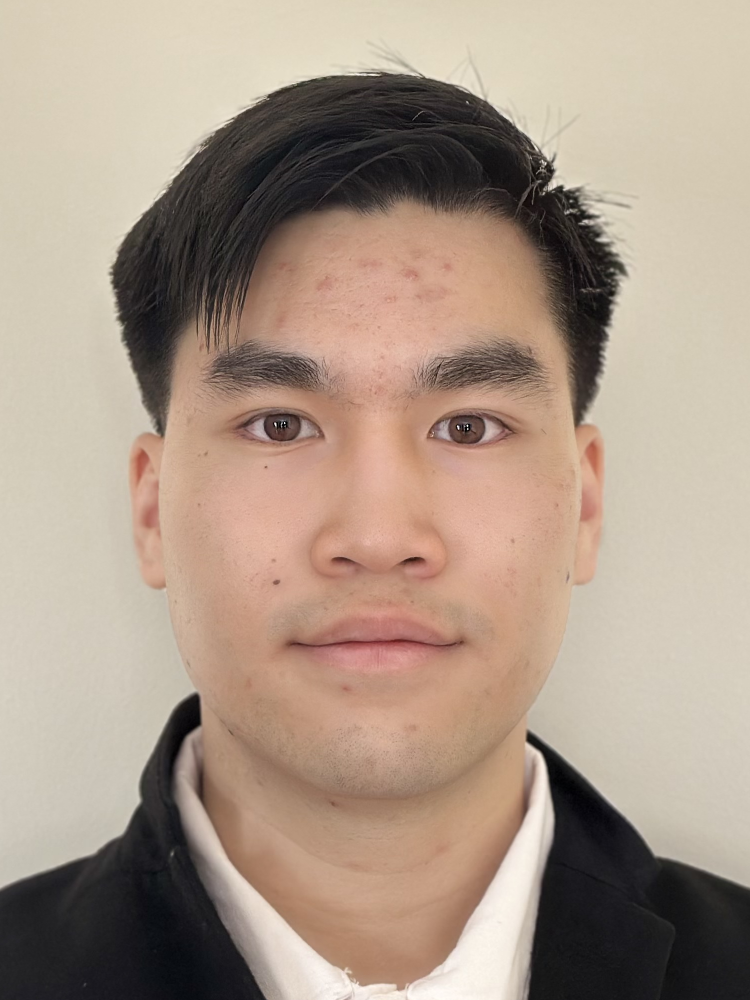
#> input picture backend/uploads/input.png, 1500 x 2000 px (shown at 1/2 size)
$ python app.py
#> lines starting #> are read from the running program, lines starting #| are printed output that depends on the picture
from PIL import Image
import sys

def pixelate_image(input_path, output_path, pixel_size):
    # Ensure pixel_size is at least 1
#> called with input_path = 'uploads/input.png', output_path = 'uploads/output.png', pixel_size = 10
    pixel_size = max(1, int(pixel_size))
    # Open an image file
    with Image.open(input_path) as img:
        # Compute downscale dimensions and ensure minimum of 1x1
#> img is the input picture: PIL image 1500x2000 RGB; mean R, G, B 170, 151.2, 135.6
        down_w = max(1, img.size[0] // pixel_size)
#> down_w = 150
        down_h = max(1, img.size[1] // pixel_size)
#> down_h = 200
        # Resize down by a factor of pixel_size, then back up to original size
        small_img = img.resize((down_w, down_h), Image.NEAREST)
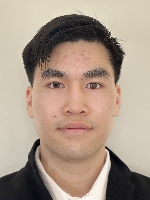
#> small_img: PIL image 150x200 RGB; mean R, G, B 169.9, 151.1, 135.6
        pixelated_img = small_img.resize(img.size, Image.NEAREST)
        # Save the pixelated image
        pixelated_img.save(output_path, format="PNG")

if __name__ == "__main__":
    input_image = 'uploads/input.png'
    output_image = 'uploads/output.png'

    # Get the pixel size from command-line argument (default is 10)
    try:
        pixel_size = int(sys.argv[1]) if len(sys.argv) > 1 else 10
    except Exception:
        pixel_size = 10

    pixelate_image(input_image, output_image, pixel_size)
    print("Image pixelated successfully.")
